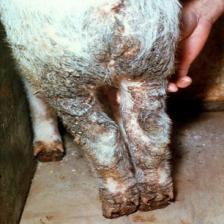
#> input picture PigSkinTech/case_images/0479840ca7c34181bf4a8bccc8823cbd.jpg, 224 x 224 px
$ python dedupe_images.py PigSkinTech/case_images
#> lines starting #> are read from the running program, lines starting #| are printed output that depends on the picture
"""
Loc anh trung / gan giong nhau trong mot thu muc dataset.

Cach dung (trong venv cua project, da co Pillow + numpy):
    python dedupe_images.py <thu_muc_dataset>                # chi bao cao, KHONG di chuyen gi
    python dedupe_images.py <thu_muc_dataset> --apply        # chuyen anh trung sang <thu_muc>_duplicates
    python dedupe_images.py <thu_muc_dataset> --threshold 8  # chat hon (so nho = chi bat anh rat giong)

Quy tac:
- So sanh bang perceptual hash (dHash 16x16 = 256 bit); khoang cach Hamming <= threshold la "giong nhau".
- Trong moi nhom giong nhau, giu 1 anh: uu tien anh o thu muc train, roi anh co do phan giai lon nhat.
- Nhom co anh nam o cac lop (thu muc cha) khac nhau duoc danh dau "conflict": khong tu di chuyen, can xem tay.
- Khong bao gio xoa anh. --apply chi di chuyen anh trung sang thu muc _duplicates.
- Ket qua ghi vao dedupe_report.csv.
"""
import argparse
import csv
import shutil
import sys
from pathlib import Path

import numpy as np
from PIL import Image, ImageOps

EXTS = {".jpg", ".jpeg", ".png", ".bmp", ".webp"}
HASH_SIZE = 16  # 16x16 -> 256 bit


def dhash_bits(path: Path):
    with Image.open(path) as im:
#> im is the input picture: PIL image 224x224 RGB; mean R, G, B 136.6, 125.4, 113.6
        im = ImageOps.exif_transpose(im)
        w, h = im.size
#> w = 224; h = 224
        g = im.convert("L").resize((HASH_SIZE + 1, HASH_SIZE), Image.LANCZOS)
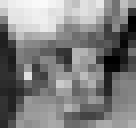
#> g: PIL image 17x16 L (shown 8 times larger); min 0, max 250, mean 127.5
    a = np.asarray(g, dtype=np.int16)
    bits = (a[:, 1:] > a[:, :-1]).flatten().astype(np.float32)
#> bits = 256 values, max 1 at index 0, min 0 at index 5, mean 0.492
    return bits, w, h


class UnionFind:
    def __init__(self, n):
        self.p = list(range(n))

    def find(self, x):
        while self.p[x] != x:
            self.p[x] = self.p[self.p[x]]
            x = self.p[x]
        return x

    def union(self, a, b):
        ra, rb = self.find(a), self.find(b)
        if ra != rb:
            self.p[rb] = ra


def main():
    ap = argparse.ArgumentParser()
    ap.add_argument("root", type=Path)
    ap.add_argument("--threshold", type=int, default=12, help="Hamming toi da tren 256 bit (mac dinh 12)")
    ap.add_argument("--apply", action="store_true", help="chuyen anh trung sang thu muc _duplicates")
    ap.add_argument("--report", type=Path, default=Path("dedupe_report.csv"))
    args = ap.parse_args()

    root = args.root.resolve()
    if not root.is_dir():
        sys.exit(f"Khong thay thu muc: {root}")

    files = [p for p in sorted(root.rglob("*")) if p.is_file() and p.suffix.lower() in EXTS]
    print(f"Tim thay {len(files)} anh trong {root}")

    paths, bits, sizes, bad = [], [], [], []
    for i, p in enumerate(files, 1):
        try:
            b, w, h = dhash_bits(p)
#> b has the same summary as bits in dhash_bits; w = 224; h = 224
        except Exception as e:  # anh hong
            bad.append((p, str(e)))
            continue
        paths.append(p)
        bits.append(b)
        sizes.append((w, h))
        if i % 500 == 0:
            print(f"  da bam {i}/{len(files)}")
#> pass 2 of the loop in main, `for i, p in enumerate(files, 1):`:
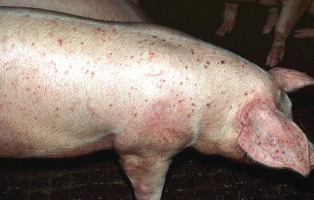
#> input picture PigSkinTech/case_images/147a355244e74781a09fa2e98c57c2c7.jpg, 314 x 200 px
#> in dhash_bits, im is the input picture: PIL image 314x200 RGB; mean R, G, B 129.1, 112.9, 102.8
#> in dhash_bits (call 2), `g = im.convert("L").resize((HASH_SIZE + 1, HASH_SIZE), Image.LANCZOS)`:
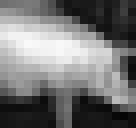
#> g: PIL image 17x16 L (shown 8 times larger); min 5, max 249, mean 116.7
#> bits = 256 values, max 1 at index 0, min 0 at index 3, mean 0.426
#> in main, `b, w, h = dhash_bits(p)`: b has the same summary as bits in dhash_bits; w = 314; h = 200
    if bad:
        print(f"Bo qua {len(bad)} anh doc loi (xem cuoi bao cao)")
    n = len(paths)
    if n == 0:
        sys.exit("Khong co anh hop le.")

    B = np.stack(bits).astype(np.float32)
    notB = 1.0 - B
    uf = UnionFind(n)
    chunk = 1024
    for s in range(0, n, chunk):
        blk = B[s:s + chunk]
        d = blk @ notB.T + (1.0 - blk) @ B.T  # khoang cach Hamming, kich thuoc (chunk, n)
        ii, jj = np.where(d <= args.threshold)
        ii = ii + s
        keep = ii < jj
        for i, j in zip(ii[keep], jj[keep]):
            uf.union(int(i), int(j))
#> this loop made 1 pass
#> (d, jj, keep) on pass 1: ([[0, 111], [111, 0]], [0, 1], [False, False])

    groups = {}
    for i in range(n):
        groups.setdefault(uf.find(i), []).append(i)
#> after the loop, groups = {0: [0], 1: [1]}
    dup_groups = [g for g in groups.values() if len(g) > 1]
#> dup_groups = []

    def rel(i):
        return paths[i].relative_to(root)

    def split_of(i):
        parts = rel(i).parts
        return parts[0].lower() if len(parts) > 1 else ""

    def cls_of(i):
        return paths[i].parent.name

    def rank(i):
        w, h = sizes[i]
        return (0 if split_of(i) == "train" else 1, -(w * h), -paths[i].stat().st_size, str(rel(i)))

    rows, to_move = [], []
    n_conflict = 0
    for gid, g in enumerate(sorted(dup_groups, key=lambda x: str(rel(min(x)))), 1):
        g = sorted(g, key=rank)
        kept = g[0]
        conflict = len({cls_of(i) for i in g}) > 1
        n_conflict += conflict
        for i in g:
            if i == kept:
                action = "keep" if not conflict else "conflict-keep"
            else:
                action = "duplicate" if not conflict else "conflict"
                if not conflict:
                    to_move.append(i)
            dist = int(np.sum(B[i] != B[kept]))
            rows.append([gid, action, str(rel(i)), cls_of(i), split_of(i), sizes[i][0], sizes[i][1], dist])
#> this loop made 0 passes
#> after the loop, n_conflict = 0; rows = []; to_move = []

    if args.report.exists():
        ap.error("Bao cao da ton tai. Hay chon --report moi de giu bao cao cu.")
    with open(args.report, "x", newline="", encoding="utf-8-sig") as f:
        wr = csv.writer(f)
        wr.writerow(["group", "action", "path", "class", "split", "width", "height", "dist_to_kept"])
        wr.writerows(rows)
        for p, e in bad:
            wr.writerow(["", "unreadable", str(p.relative_to(root)), "", "", "", "", e])

    print()
    print(f"Anh hop le       : {n}")
    print(f"Nhom giong nhau  : {len(dup_groups)}")
#| Nhom giong nhau  : 0
    print(f"Anh se chuyen di : {len(to_move)}  (giu lai {n - len(to_move)})")
#| Anh se chuyen di : 0  (giu lai 2)
    print(f"Nhom conflict    : {n_conflict}  (khac lop, can xem tay, khong tu di chuyen)")
#| Nhom conflict    : 0  (khac lop, can xem tay, khong tu di chuyen)
    print(f"Bao cao          : {args.report.resolve()}")

    if args.apply and to_move:
        dest_root = root.parent / (root.name + "_duplicates")
        if any((dest_root / rel(i)).exists() for i in to_move):
            sys.exit("Thu muc cach ly co file cung ten. Khong di chuyen anh.")
        for i in to_move:
            dst = dest_root / rel(i)
            dst.parent.mkdir(parents=True, exist_ok=True)
            shutil.move(str(paths[i]), str(dst))
        print(f"Da chuyen {len(to_move)} anh sang {dest_root}")
    elif to_move:
        print("Dang o che do xem thu. Xem dedupe_report.csv roi chay lai voi --apply neu on.")


if __name__ == "__main__":
    main()
